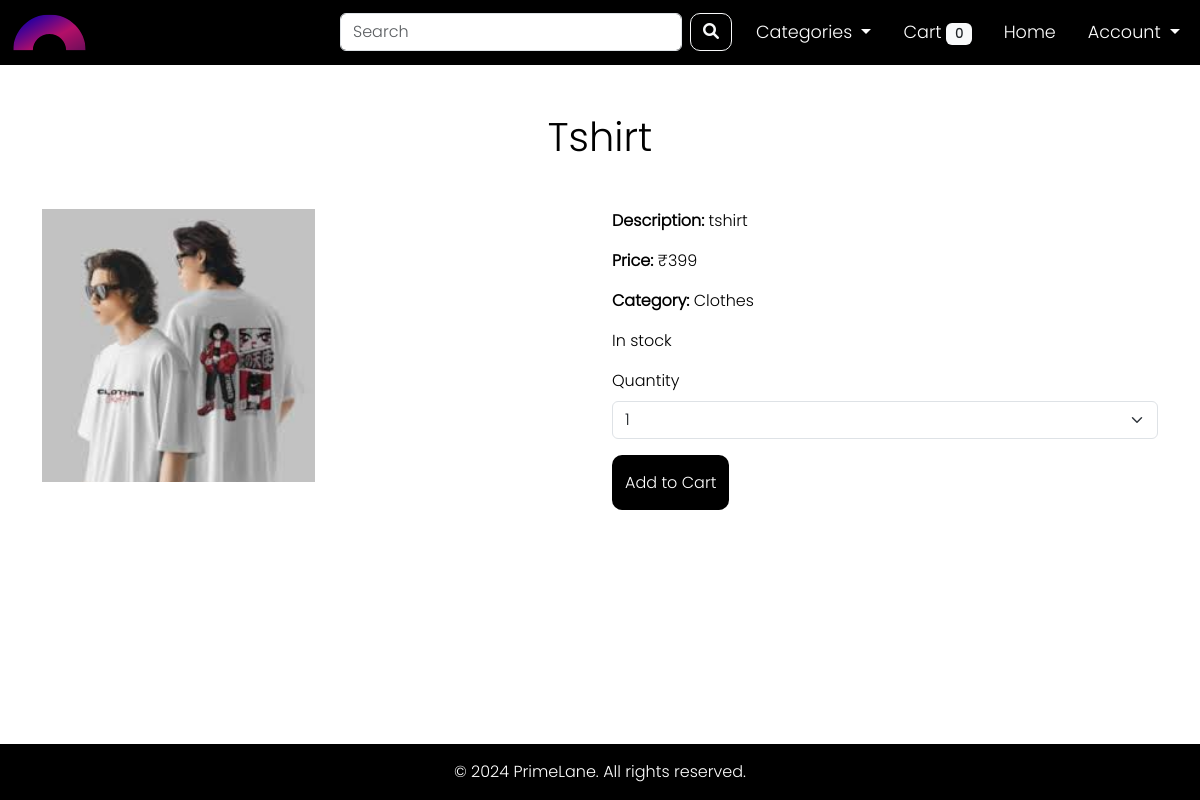
/product/16/, run on the app's committed database.
### app/models.py (models this page shows)
class Product(Base):
    __tablename__ = 'products'
    product_id = Column(Integer, primary_key=True, autoincrement=True)
    product_name = Column(String(100), nullable=False)
    product_description = Column(String(500), nullable=True)
    product_price = Column(Integer, nullable=False)
    product_quantity = Column(Integer, nullable=False)
    category_id = Column(Integer, ForeignKey('categories.category_id'))
    created_at = Column(DateTime, default=get_ist_time)
    updated_at = Column(DateTime, default=get_ist_time, onupdate=get_ist_time)
    image_url = Column(String(200), nullable=True)
    is_deleted = Column(Boolean, default=False)
    category = relationship('Category', back_populates='products')
    order_products = relationship('OrderProduct', back_populates='product')
    shopping_carts = relationship('ShoppingCart', back_populates='product')

class Category(Base):
    __tablename__ = 'categories'
    category_id = Column(Integer, primary_key=True, autoincrement=True)
    category_name = Column(String(100), nullable=False, unique=True)
    category_description = Column(String(500))
    created_at = Column(DateTime, default=get_ist_time)
    updated_at = Column(DateTime, default=get_ist_time, onupdate=get_ist_time)
    products = relationship('Product', back_populates='category')

### app/routes.py (the view)
@main.route('/product/<int:product_id>/')
def product_details(product_id):
    session = get_session()
    product = session.query(Product).options(joinedload(Product.category)).filter(Product.product_id == product_id).first()
    if not product:
        return "Product not found", 404
    return render_template('product_details.html', product=product)

### app/__init__.py (called while the page is built)
def create_app():
    app = Flask(__name__)
    app.config.from_object('config.Config')
    init_db()
    @app.before_request
    def before_request():
        g.rupee_symbol = '₹'
    mail.init_app(app)
    Migrate(app, engine)
    app.register_blueprint(main)
    app.register_blueprint(admin, url_prefix='/admin')
    app.register_blueprint(auth)
    Base.metadata.create_all(engine)
    app.config['SECRET_KEY'] = 'secret_key'
    return app

### app/routes.py (called while the page is built)
@main.before_request
def before_request():
    user_id = session.get('user_id')
    if user_id:
        db_session = get_session()
        products_in_cart = db_session.query(ShoppingCart).filter_by(user_id=user_id).all()
        cart_count = sum(item.cart_quantity for item in products_in_cart)
        g.cart_count = cart_count
    else:
        g.cart_count = 0

@main.before_request
def load_categories():
    db_session = get_session()
    g.categories = db_session.query(Category).all()
    db_session.close()

### db/engine.py (called while the page is built)
def get_session():
    return Session()

### app/templates/product_details.html (shortened to what this page needs)
{% extends 'base.html' %}
{% block content %}
    <div class="container">
        <h1 class="mt-5 text-center mb-5">{{ product.product_name }}</h1>
        <div class="row">
            {% if product.image_url %}
                <div class="col-12 col-md-6">
                    <img src="{{ url_for('static', filename='uploads/' + product.image_url) }}"
                         alt="{{ product.product_name }}" class="img-fluid prodImg">
                </div>
            {% endif %}
            <div class="col-12 col-md-6">
                <p><strong>Description:</strong> {{ product.product_description }}</p>
                <p><strong>Price:</strong> {{ g.rupee_symbol}}{{ product.product_price }}</p>
                <p><strong>Category:</strong> {{ product.category.category_name }}</p>
                {% if 1 <= product.product_quantity <= 10 %}
                    <p>Only {{ product.product_quantity }} left in stock!</p>
                {% elif product.product_quantity > 10 %}
                    <p>In stock</p>
                {% else %}
                    <p>Out of stock</p>
                {% endif %}
                {% if product.product_quantity > 0 %}
                    <form action="{{ url_for('main.add_to_cart', product_id=product.product_id) }}" method="POST">
                        <div class="mb-3">
                            <label for="quantity" class="form-label">Quantity</label>
                            <select id="quantity" name="quantity" class="form-select" required>
                                {% for i in range(1, 6) %}
                                    <option value="{{ i }}">{{ i }}</option>
                                {% endfor %}
                            </select>
                        </div>
                        <button type="submit" class="btn addToCart mb-4">Add to Cart</button>
                    </form>
                {% else %}
                    <p>Sorry, this product is out of stock.</p>
                {% endif %}
            </div>
        </div>
    </div>
{% endblock %}

### app/static/css/main.css (style rules this page uses)
* { box-sizing: border-box; font-family: poppins; }
p { font-family: poppins; }
body { background-color: #ffffff; color: black; margin: 0; padding: 0; background-clip: content-box; min-height: 100vh; display: flex; flex-direction: column; }
.addToCart { background-color: black; color: white; height: 55px; border-radius: 10px; }
.prodImg { width: 50%; }

### data on the page
Product: product_name "Tshirt", image_url (picture), product_description "tshirt", product_price "399"
Category: category.category_name "Clothes"

### other printed values
{{ g.rupee_symbol }} "₹"
form field quantity "1"
